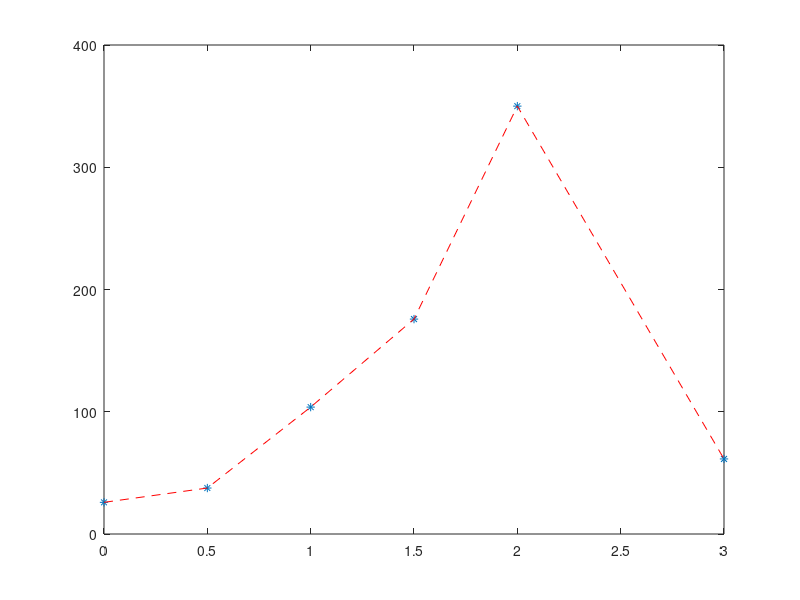

MATLAB code to generate this figure:
x = [0 0.5 1 1.5 2 3];
y = [25.9 37.6 103.8 175.8 350 61.4];
figure;
plot(x, y, '*');
p = polyfit(x, y, 6);
f = polyval(p, x);
hold on
plot(x, f, '--r');